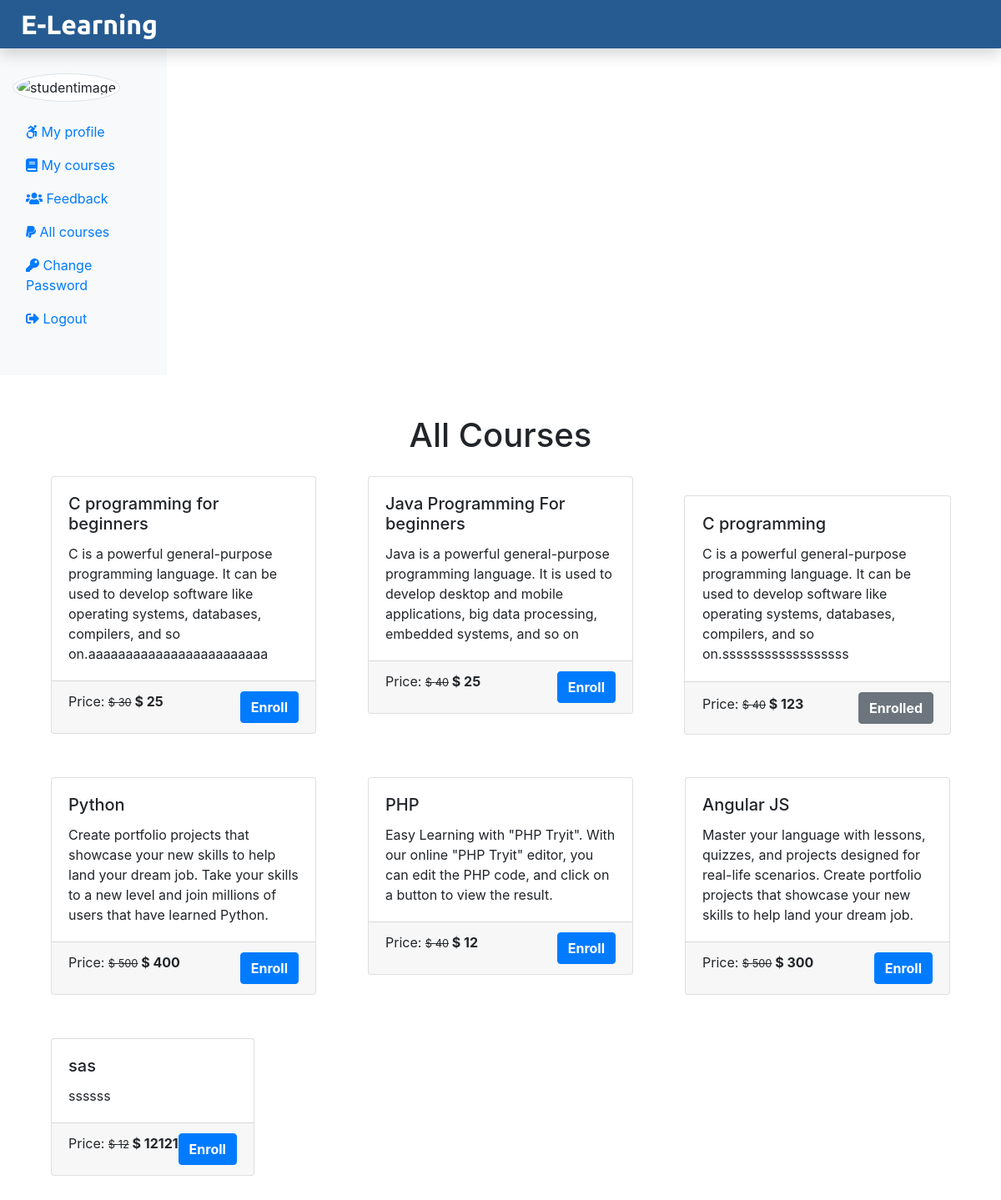
The app's page /Student/courses.php (signed in) with its own data.
### tables this page shows
CREATE TABLE `course` (
  `course_id` int(11) NOT NULL,
  `course_name` text NOT NULL,
  `course_desc` text NOT NULL,
  `course_author` varchar(255) NOT NULL,
  `course_img` text NOT NULL,
  `course_duration` int(11) NOT NULL,
  `course_price` int(11) NOT NULL,
  `course_org_price` int(11) NOT NULL,
  `create_time` date NOT NULL,
  `end_time` date NOT NULL,
  `enroll_duration` int(11) NOT NULL,
  `total_seat` int(11) NOT NULL
);

### classes/database.php (called while the page is built, shortened)
<?php
class Database
{
    private $db_host = "localhost";
    private $db_user = "root";
    private $db_password = "";
    private $db_name = "lms_db";
    function __construct()
    {
        $this->conn = new mysqli($this->db_host, $this->db_user, $this->db_password, $this->db_name);
    }
}

### classes/course.php (called while the page is built, shortened)
<?php
include_once("database.php");
class Course{
    private $db;
    function __construct(){
        $this->db = new Database();
    }
    function getAllCourse()
    {
        $sql = "SELECT * from course ";
        $result = $this-> db -> conn-> query($sql);
        return $result;
    }
    function checkEnroll($studentId, $courseId)
    {
        $sql = "SELECT COUNT(stu_id) as total FROM enroll WHERE stu_id = '$studentId' and course_id = '$courseId' ";
        $result = $this->db->conn -> query($sql);
        $row = mysqli_fetch_assoc($result);
        $count = $row['total'];
        if($count > 0) return true;
        else return false;
    }
    function total_Student_Enroll_OnCourse($courseId)
    {
        $sql = "SELECT COUNT(course_id) as total FROM enroll Where course_id = '$courseId'";
        $result = $this->db->conn -> query($sql);
        $row = mysqli_fetch_assoc($result);
        $count = $row['total'];
        return $count;
    }
    function total_Student_OnCourse($courseId)
    {
        $sql = "SELECT total_seat from course where course_id = '$courseId' ";
        $result = $this->db->conn -> query($sql);
        $row = mysqli_fetch_assoc($result);
        return $row['total_seat'];
    }
}
?>

### classes/student.php (called while the page is built, shortened)
<?php
include_once("database.php");
class Student{
    private $db;
    function __construct(){
        $this->db = new Database();
    }
    function GetStudentId($email)
    {
        $sql = "SELECT stu_id from student WHERE  stu_email ='$email' "  ;
        $result = $this->db->conn -> query($sql);
        $log_row = $result -> fetch_assoc();
        return $log_row['stu_id'];
    }
}
?>

### Student/courses.php (the view, shortened to what this page needs)
<?php
include("includemain\header.php");
include_once("../classes/database.php");
include_once("../classes/student.php");
include_once("../classes/course.php");
?>
<div class="container mt-5">
    <h1 class="text-center">All Courses</h1>
    <div class="card-deck mt-4 row mb-3">
        <?php
            $mail =  $_SESSION['stuLogEmail'];
            $student = new Student();
            $studenId = $student ->  GetStudentId($mail);
            $course = new Course();
            $res = $course -> getAllCourse();
            while ($row = $res->fetch_assoc())
            {
                ?>
                   <div class="col-md-4" style="margin-bottom: 50px;">
                    <a href="" class="btn" style="text-align:left; padding:0px; margin:0px; ">
                    <div class="card">
                        <div class="card-body">
                            <h5 class="card-title"><?php echo $row['course_name']?></h5>
                            <p class="card-text">
                            <?php echo$row['course_desc']?>
                            </p>
                        </div>
                        <div class="card-footer">
                            <p class="card-text d-inline">Price: <small><del>
                                        &#36 <?php echo $row['course_org_price'] ?></del></small><span class="font-weight-bolder">
                                    &#36 <?php echo $row['course_price']?></span></p>
                             <?php
                                    $course_id = $row['course_id'];
                                    $isEnroll = $course->checkEnroll($studenId, $course_id);
                                    if($isEnroll)
                                    {
                                       echo ' <a  class="btn btn-secondary text-white font-weight-bolder float-right">Enrolled </a>' ;
                                    }
                                    else
                                    {
                                        $total_enroll = $course -> total_Student_Enroll_OnCourse($course_id);
                                        $total_Student = $course -> total_Student_OnCourse($course_id);
                                        if($total_enroll >= $total_Student)
                                        {
                                          echo '  <button   class="btn btn-secondary text-white font-weight-bolder float-right" href="#"> Overload </button>' ;
                                        }
                                        else
                                        {
                                            echo '  <button   class="btn btn-primary text-white font-weight-bolder float-right" href="#" onclick="test('.$row['course_id'].' , '.$studenId.')"
                                            id = "enrollBtn<?='.$row['course_id'].' ?>"> Enroll </button>' ;
                                        }
                                    }
                                ?>
                            </div>
                        </div>
                        </a>
                    </div>
                    <?php
}
?>
</div>
</div>
<br>
<br>
<?php
include("includemain\stufooter.php");
?>

### Student/courses.php (style rules this page uses)
.col-md-4 { margin-bottom: 40px; }

### records on screen
course: course_name "C programming for beginners", course_desc "C is a powerful general-purpose programming language. It can be used to develop software like operating systems, databases, compilers, and so on.aaaaaaaaaaaaaaaaaaaaaaaa", course_org_price "30", course_price "25"
course: course_name "Java Programming For beginners", course_desc "Java is a powerful general-purpose programming language. It is used to develop desktop and mobile applications, big data processing, embedded systems, and so on", course_org_price "40", course_price "25"
course: course_name "C programming", course_desc "C is a powerful general-purpose programming language. It can be used to develop software like operating systems, databases, compilers, and so on.ssssssssssssssssss", course_org_price "40", course_price "123", shows "Enrolled"
course: course_name "Python", course_desc "Create portfolio projects that showcase your new skills to help land your dream job. Take your skills to a new level and join millions of users that have learned Python.", course_org_price "500", course_price "400"
course: course_name "PHP", course_desc "Easy Learning with \"PHP Tryit\". With our online \"PHP Tryit\" editor, you can edit the PHP code, and click on a button to view the result.", course_org_price "40", course_price "12"
course: course_name "Angular JS", course_desc "Master your language with lessons, quizzes, and projects designed for real-life scenarios. Create portfolio projects that showcase your new skills to help land your dream job.", course_org_price "500", course_price "300"
course: course_name "sas", course_desc "ssssss", course_org_price "12", course_price "12121"
